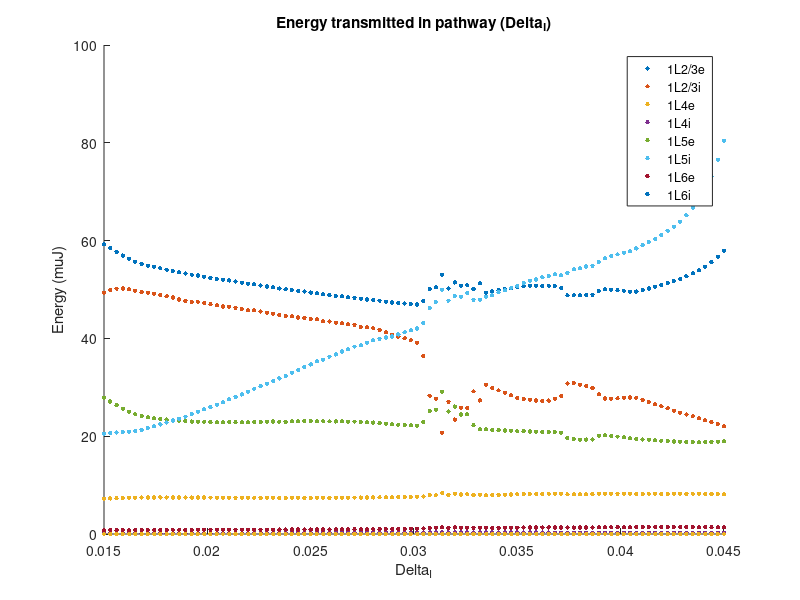

MATLAB code for this plot: (Note: this script raises an error after producing the figure.)
clear;
close all;
axlabels = {'1L2/3e','1L2/3i','1L4e','1L4i','1L5e','1L5i','1L6e','1L6i', ...
    '2L2/3e','2L2/3i','2L4e','2L4i','2L5e','2L5i','2L6e','2L6i'};
pop = 5;
sz = 10;

%%
load 0.3_0.3_0.015_0.045.mat;

x = linspace(0.015,0.045,size(PET,2));
figure();
for i = 1:10
%     bar(squeeze(PET(1,i,pop,1:8,:)));
%     hold on;
    y = PET(1,:,pop,i,1);
    scatter(x,y,sz,'filled','LineWidth',2);
    hold on;
end
legend(axlabels(1:8));
xlabel("\Delta_{I}");
ylabel("Energy (\muJ)");
title("Energy transmitted in pathway (\Delta_{I})");
xline(0.027);
xline(0.02725);
xline(0.03475);
xline(0.035);
xline(0.037);
xline(0.03725);

% sum all excitatory or inhibitory effect
exc = squeeze(PET(1,:,pop,1,:)) + squeeze(PET(1,:,pop,3,:)) + ...
    squeeze(PET(1,:,pop,5,:)) + squeeze(PET(1,:,pop,7,:));
inh = squeeze(PET(1,:,pop,2,:)) + squeeze(PET(1,:,pop,4,:)) + ...
    squeeze(PET(1,:,pop,6,:)) + squeeze(PET(1,:,pop,8,:));
figure();
hold on
recX = [0.027,0.03475,0.03475,0.027];
recY = [70 70 100 100];
r1 = fill(recX, recY, [245 189 31]/256,'LineStyle','none');
alpha(r1,0.1);

recX = [0.03725, 0.045, 0.045, 0.03725];
recY = [70 70 100 100];
r2 = fill(recX, recY, [245 189 31]/256,'LineStyle','none');
alpha(r2,0.1);

s1 = scatter(x, exc(:,1), sz, 'filled','r');
s2 = scatter(x, inh(:,1), sz, 'filled','b');

legend([s1 s2],["Excitatory","Inhibitory"]);
xlabel("\Delta_{I}");
ylabel("Energy (\muJ)");
title("Energy transmitted (\Delta_{I})");

axis([0.015 0.045 70 100]);

%%
% load 0.1_0.2_0.01_0.01.mat;
% x = linspace(0.1,0.2,size(PET,1));
% figure();
% for i = 1:10
% %     bar(squeeze(PET(1,i,pop,1:8,:)));
% %     hold on;
%     y = PET(:,1,pop,i,1);
%     scatter(x,y,sz,'filled','LineWidth',2);
%     hold on;
% end
% legend(axlabels(1:8));
% xlabel("\Delta_{E}");
% ylabel("Energy (\muJ)");
% title("Energy transmitted in pathway (\Delta_{E})");